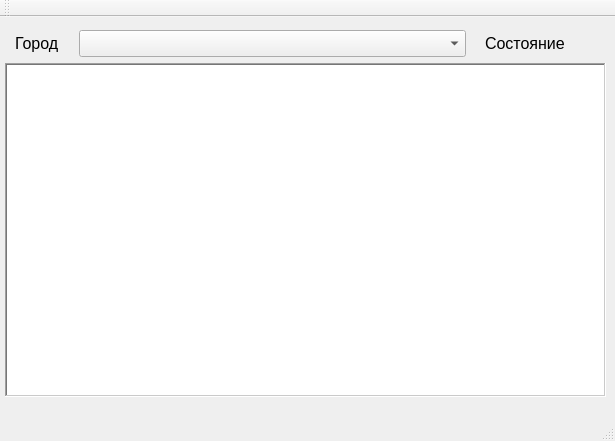
<?xml version="1.0" encoding="UTF-8"?>
<ui version="4.0">
 <class>MainWindow</class>
 <widget class="QMainWindow" name="MainWindow">
  <property name="geometry">
   <rect>
    <x>0</x>
    <y>0</y>
    <width>615</width>
    <height>441</height>
   </rect>
  </property>
  <property name="windowTitle">
   <string>MainWindow</string>
  </property>
  <widget class="QWidget" name="centralWidget">
   <widget class="QWidget" name="verticalLayoutWidget">
    <property name="geometry">
     <rect>
      <x>0</x>
      <y>0</y>
      <width>611</width>
      <height>391</height>
     </rect>
    </property>
    <layout class="QVBoxLayout" name="verticalLayout">
     <property name="leftMargin">
      <number>5</number>
     </property>
     <property name="rightMargin">
      <number>5</number>
     </property>
     <item>
      <layout class="QHBoxLayout" name="horizontalLayout_2">
       <property name="spacing">
        <number>19</number>
       </property>
       <property name="leftMargin">
        <number>10</number>
       </property>
       <property name="topMargin">
        <number>2</number>
       </property>
       <property name="rightMargin">
        <number>10</number>
       </property>
       <item>
        <widget class="QLabel" name="label_2">
         <property name="sizePolicy">
          <sizepolicy hsizetype="Fixed" vsizetype="Fixed">
           <horstretch>0</horstretch>
           <verstretch>0</verstretch>
          </sizepolicy>
         </property>
         <property name="font">
          <font>
           <pointsize>12</pointsize>
          </font>
         </property>
         <property name="text">
          <string>Город</string>
         </property>
        </widget>
       </item>
       <item>
        <widget class="QComboBox" name="city_box">
         <property name="sizePolicy">
          <sizepolicy hsizetype="Preferred" vsizetype="Fixed">
           <horstretch>0</horstretch>
           <verstretch>0</verstretch>
          </sizepolicy>
         </property>
         <property name="font">
          <font>
           <pointsize>12</pointsize>
          </font>
         </property>
        </widget>
       </item>
       <item>
        <widget class="QLabel" name="label">
         <property name="sizePolicy">
          <sizepolicy hsizetype="Fixed" vsizetype="Fixed">
           <horstretch>0</horstretch>
           <verstretch>0</verstretch>
          </sizepolicy>
         </property>
         <property name="font">
          <font>
           <pointsize>12</pointsize>
          </font>
         </property>
         <property name="text">
          <string>Состояние </string>
         </property>
        </widget>
       </item>
       <item>
        <widget class="My_Label" name="label_on_of">
         <property name="sizePolicy">
          <sizepolicy hsizetype="Fixed" vsizetype="Fixed">
           <horstretch>0</horstretch>
           <verstretch>0</verstretch>
          </sizepolicy>
         </property>
         <property name="text">
          <string/>
         </property>
         <property name="pixmap">
          <pixmap resource="icons.qrc">:/icons/icon_of.png</pixmap>
         </property>
         <property name="margin">
          <number>0</number>
         </property>
        </widget>
       </item>
      </layout>
     </item>
     <item>
      <widget class="QListView" name="sight_list">
       <property name="font">
        <font>
         <pointsize>12</pointsize>
         <kerning>true</kerning>
        </font>
       </property>
       <property name="layoutDirection">
        <enum>Qt::LeftToRight</enum>
       </property>
       <property name="frameShape">
        <enum>QFrame::WinPanel</enum>
       </property>
       <property name="sizeAdjustPolicy">
        <enum>QAbstractScrollArea::AdjustToContents</enum>
       </property>
       <property name="editTriggers">
        <set>QAbstractItemView::NoEditTriggers</set>
       </property>
       <property name="showDropIndicator" stdset="0">
        <bool>false</bool>
       </property>
       <property name="spacing">
        <number>4</number>
       </property>
       <property name="modelColumn">
        <number>0</number>
       </property>
       <property name="selectionRectVisible">
        <bool>false</bool>
       </property>
      </widget>
     </item>
    </layout>
   </widget>
  </widget>
  <widget class="QMenuBar" name="menuBar">
   <property name="geometry">
    <rect>
     <x>0</x>
     <y>0</y>
     <width>615</width>
     <height>21</height>
    </rect>
   </property>
  </widget>
  <widget class="QToolBar" name="mainToolBar">
   <attribute name="toolBarArea">
    <enum>TopToolBarArea</enum>
   </attribute>
   <attribute name="toolBarBreak">
    <bool>false</bool>
   </attribute>
  </widget>
  <widget class="QStatusBar" name="statusBar"/>
 </widget>
 <layoutdefault spacing="6" margin="11"/>
 <customwidgets>
  <customwidget>
   <class>My_Label</class>
   <extends>QLabel</extends>
   <header>my_label.h</header>
   <slots>
    <signal>clicked()</signal>
   </slots>
  </customwidget>
 </customwidgets>
 <resources>
  <include location="icons.qrc"/>
 </resources>
 <connections/>
</ui>
